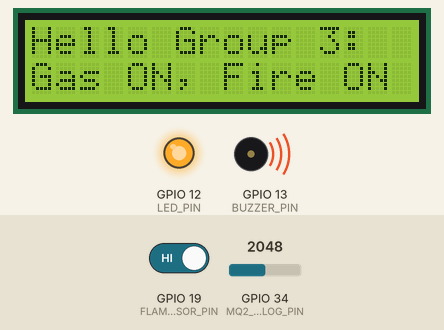
The sketch below on a simulated ESP32. Shown: 16×2 character LCD, output pins drawn as LEDs (lit = HIGH), buzzer (waves = sounding, pin HIGH). Inputs (shaded band) come from the test bench; at power-on: GPIO 19 (FLAME_SENSOR_PIN) HIGH, GPIO 34 (MQ2_ANALOG_PIN) = 2048. WiFi joins after 1.5 s; servers stay silent unless stated; what the sketch prints to the serial monitor is not drawn.

Above: at 5.0 s.
5.1 s: GPIO 19 (FLAME_SENSOR_PIN) driven LOW
At 6.5 s:
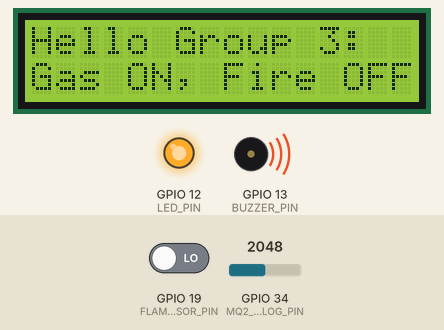
7.4 s: GPIO 34 (MQ2_ANALOG_PIN) set to 1261
9.2 s: GPIO 34 (MQ2_ANALOG_PIN) set to 1128
At 10.8 s:
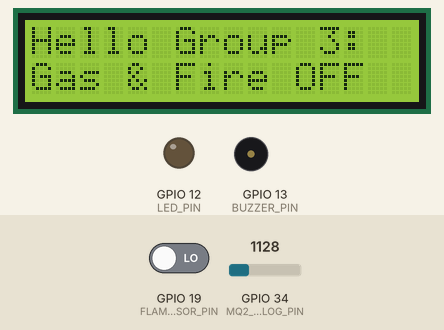
11.6 s: GPIO 19 (FLAME_SENSOR_PIN) driven HIGH
At 13.3 s:
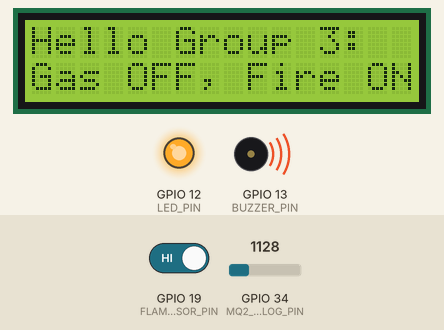
13.6 s: GPIO 34 (MQ2_ANALOG_PIN) set to 1228
At 15.1 s:
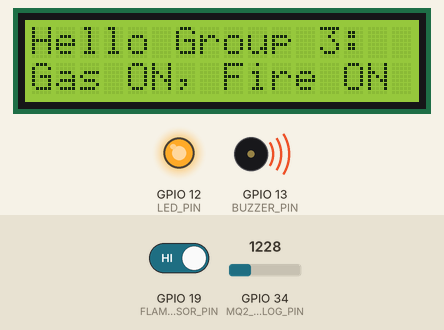
15.7 s: GPIO 34 (MQ2_ANALOG_PIN) set to 1160
At 16.7 s:
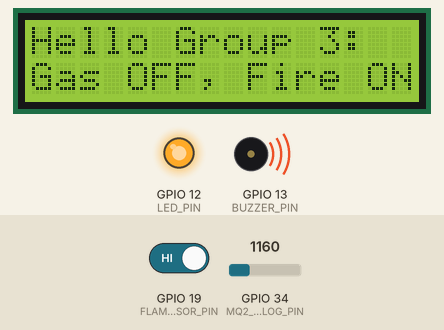
Timing chart, 0 to 18.7 s (numbered marks = the images above; inputs shaded):
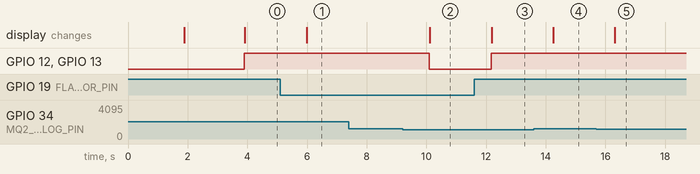

Measured:
- the behaviour switches between 1201 and 1200 on GPIO 34 (MQ2_ANALOG_PIN) (found by bisection; images 1 and 2)
- after the input at 5.1 s, the display: changes after 0.88 s (image 1)
- after the input at 7.4 s, every drawn part: stays the same
- after the input at 9.2 s, GPIO 12 (LED_PIN), GPIO 13 (BUZZER_PIN): HIGH → LOW after 0.90 s; the display: changes after 0.92 s (image 2)
- after the input at 11.6 s, GPIO 12 (LED_PIN), GPIO 13 (BUZZER_PIN): LOW → HIGH after 0.57 s; the display: changes after 0.58 s (image 3)
- after the input at 13.6 s, the display: changes after 0.65 s (image 4)
- after the input at 15.7 s, the display: changes after 0.61 s (image 5)

The sketch:

kel3_cps_blynk.ino
```cpp
#define BLYNK_TEMPLATE_ID "TMPL6x0H0XEjQ"
#define BLYNK_TEMPLATE_NAME "Flame Sensor"
#define BLYNK_DEVICE_NAME "Flame Detector"
#define BLYNK_AUTH_TOKEN "gmJTzOIGwxOGUruPpq3J8EGq1kCyBzwz"

#include <Wire.h>
#include <LiquidCrystal_PCF8574.h>
#include <WiFi.h>
#include <WebServer.h>
#include <BlynkSimpleEsp32.h>


const char* ssid = "PesbalGirl";
const char* password = "sisfotelco";


WebServer server(80);


#define SDA_PIN 21
#define SCL_PIN 22


#define MQ2_ANALOG_PIN 34
#define FLAME_SENSOR_PIN 19


#define BUZZER_PIN 13
#define LED_PIN 12


#define GAS_THRESHOLD 1200


LiquidCrystal_PCF8574 lcd(0x27);

void setup() {
    Serial.begin(115200);
    Serial.println("ESP32 Gas & Flame Detector");

    WiFi.begin(ssid, password);
    Serial.print("Connecting to WiFi...");
    while (WiFi.status() != WL_CONNECTED) {
        delay(500);
        Serial.print(".");
    }
    Serial.println("\nConnected to WiFi!");
    Serial.println(WiFi.localIP());

    Blynk.begin(BLYNK_AUTH_TOKEN, ssid, password);

    Wire.begin(SDA_PIN, SCL_PIN);
    lcd.begin(16, 2);
    lcd.setBacklight(255);
    lcd.setCursor(0, 0);
    lcd.print("Gas & Flame Sensor");

    pinMode(FLAME_SENSOR_PIN, INPUT);
    pinMode(BUZZER_PIN, OUTPUT);
    pinMode(LED_PIN, OUTPUT);
    digitalWrite(BUZZER_PIN, LOW);
    digitalWrite(LED_PIN, LOW);

    server.on("/", handleRoot);
    server.on("/status", handleSensorStatus);
    server.begin();

    delay(2000);
}

void loop() {
    Blynk.run();
    server.handleClient();
    checkBlynkConnection();

    int gasValue = analogRead(MQ2_ANALOG_PIN);
    int flameDetected = digitalRead(FLAME_SENSOR_PIN);

    Serial.printf("Gas Value: %d\n", gasValue);
    Serial.printf("Flame Status: %s\n", flameDetected ? "FIRE DETECTED" : "NO FIRE");

    lcd.clear();
    lcd.setCursor(0, 0);
    lcd.print("Hello Group 3:");

    if (gasValue > GAS_THRESHOLD || flameDetected) {
        Serial.println("WARNING: Gas/Flame Detected!");
        digitalWrite(BUZZER_PIN, HIGH);
        digitalWrite(LED_PIN, HIGH);
        lcd.setCursor(0, 1);
        lcd.print(gasValue > GAS_THRESHOLD ? "Gas ON, " : "Gas OFF, ");
        lcd.print(flameDetected ? "Fire ON" : "Fire OFF");
    } else {
        Serial.println("SAFE: No Gas or Fire");
        digitalWrite(BUZZER_PIN, LOW);
        digitalWrite(LED_PIN, LOW);
        lcd.setCursor(0, 1);
        lcd.print("Gas & Fire OFF");
    }

    Blynk.virtualWrite(V0, gasValue);
    Blynk.virtualWrite(V1, flameDetected);
    Blynk.virtualWrite(V2, Blynk.connected() ? "Connected ✅" : "Disconnected ❌");

    delay(1000);
}

void checkBlynkConnection() {
    if (!Blynk.connected()) {
        Serial.println("Reconnecting to Blynk...");
        Blynk.begin(BLYNK_AUTH_TOKEN, ssid, password);
    }
}

void handleRoot() {
    server.send(200, "text/html", R"rawliteral(
    <!DOCTYPE html>
    <html lang="en">
    <head>
        <meta charset="UTF-8">
        <meta name="viewport" content="width=device-width, initial-scale=1.0">
        <title>Gas & Flame Monitor</title>
        <style>
            body { font-family: Arial, sans-serif; text-align: center; padding: 20px; }
            .status { font-size: 20px; font-weight: bold; padding: 10px; }
            .safe { background: #4CAF50; color: white; }
            .danger { background: #FF5733; color: white; }
        </style>
    </head>
    <body>
        <h2>🔥 Gas & Flame Monitor</h2>
        <p>Gas Value: <span id="gasValue" class="status safe">SAFE</span></p>
        <p>Flame Status: <span id="flameStatus" class="status safe">NO FIRE</span></p>
        <script>
            function updateStatus() {
                fetch("/status")
                .then(response => response.json())
                .then(data => {
                    document.getElementById("gasValue").innerText = data.gas > 1000 ? "DANGER" : "SAFE";
                    document.getElementById("gasValue").className = "status " + (data.gas > 1000 ? "danger" : "safe");
                    document.getElementById("flameStatus").innerText = data.flame ? "FIRE DETECTED" : "NO FIRE";
                    document.getElementById("flameStatus").className = "status " + (data.flame ? "danger" : "safe");
                });
            }
            setInterval(updateStatus, 1000);
        </script>
    </body>
    </html>
    )rawliteral");
}

void handleSensorStatus() {
    int gasValue = analogRead(MQ2_ANALOG_PIN);
    int flameDetected = digitalRead(FLAME_SENSOR_PIN);
    String json = "{\"gas\": " + String(gasValue) + ", \"flame\": " + String(flameDetected) + "}";
    server.send(200, "application/json", json);
}
```
